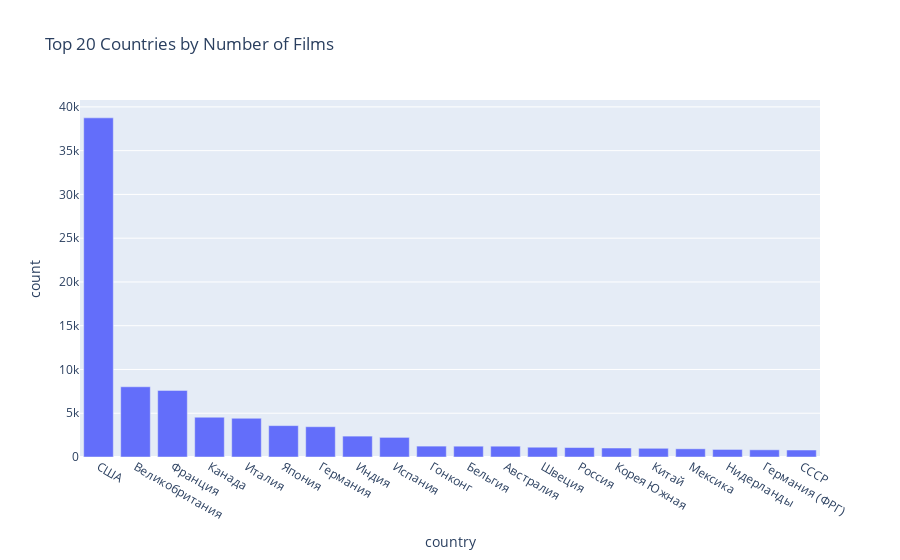

The notebook cell saved with this chart:
### Markdown cell above
По странам - топ 20 стран

### Code cell
data['countries'] = data['countries'].fillna('').apply(lambda x: x.split(',') if isinstance(x, str) else [])
country_counter = Counter(country.strip() for countries in data['countries'] for country in countries if country.strip())
country_df = pd.DataFrame(country_counter.items(), columns=['country', 'count']).sort_values('count', ascending=False).head(20)

px.bar(country_df, x='country', y='count', title='Top 20 Countries by Number of Films').show()

### Figure 1 — Plotly figure (JSON) as saved in the notebook; plotly's stock layout.template omitted (floating-point values rounded to 4 significant figures)
{"data": [{"alignmentgroup": "True", "hovertemplate": "country=%{x}<br>count=%{y}<extra></extra>", "legendgroup": "", "marker": {"color": "#636efa", "pattern": {"shape": ""}}, "name": "", "offsetgroup": "", "orientation": "v", "showlegend": false, "textposition": "auto", "type": "bar", "x": ["США", "Великобритания", "Франция", "Канада", "Италия", "Япония", "Германия", "Индия", "Испания", "Гонконг", "Бельгия", "Австралия", "Швеция", "Россия", "Корея Южная", "Китай", "Мексика", "Нидерланды", "Германия (ФРГ)", "СССР"], "xaxis": "x", "y": [38747, 8024, 7609, 4544, 4423, 3585, 3460, 2385, 2242, 1244, 1235, 1235, 1117, 1082, 1026, 995, 936, 864, 823, 797], "yaxis": "y"}], "layout": {"barmode": "relative", "legend": {"tracegroupgap": 0}, "title": {"text": "Top 20 Countries by Number of Films"}, "xaxis": {"anchor": "y", "domain": [0, 1], "title": {"text": "country"}}, "yaxis": {"anchor": "x", "domain": [0, 1], "title": {"text": "count"}}}}
